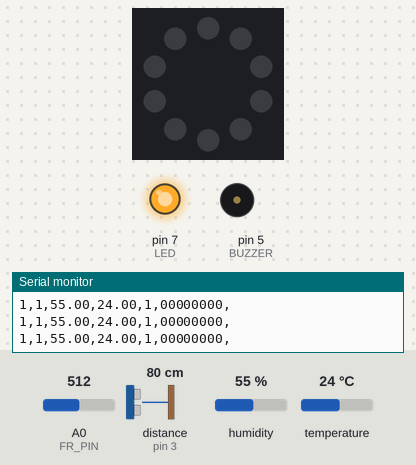
A sketch run on a simulated Arduino Uno, built with avr-gcc and run on an emulated ATmega328P. Parts: 10 RGB LEDs in a ring, first at the top, clockwise, output pins drawn as LEDs (lit = HIGH), buzzer (waves = sounding, pin HIGH), the last lines printed to the serial monitor. Wiring (inferred from the names in the program): ultrasonic range finder: trigger pin 2; echo pin 3. The inputs (shaded band) are chosen by the test bench; at power-on: A0 (FR_PIN) = 512, distance to the obstacle (sensor on pin 3) 80 cm, humidity 55 %, temperature 24 °C. The echo pulse lasts 58.3 µs per cm; pins used as bus, display or sensor lines are not drawn.

Above: at 1.2 s.
1.3 s: A0 (FR_PIN) set to 5
At 2.5 s:
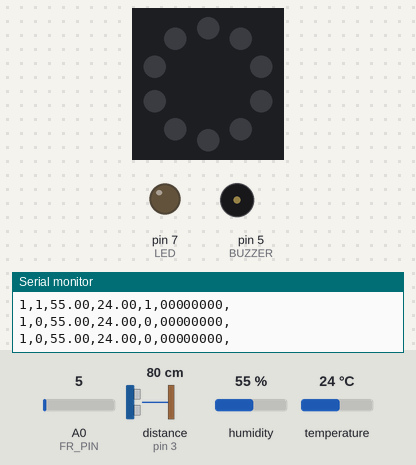
16.3 s: A0 (FR_PIN) set to 25
At 17.7 s:
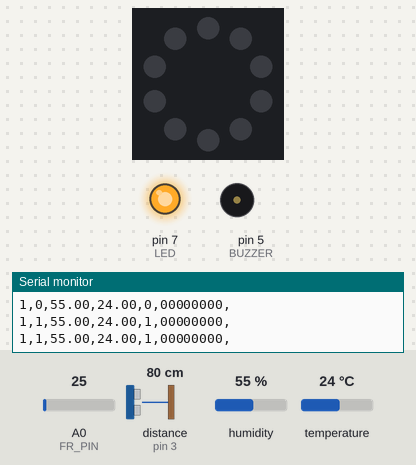
Timing chart, 0 to 18.9 s (numbered marks = the images above; inputs shaded):
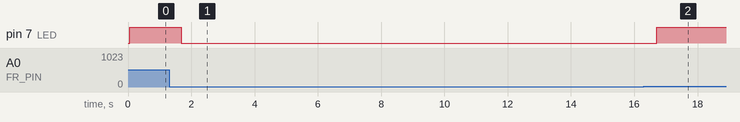

Measured:
- after the input at 1.3 s, pin 7 (LED): HIGH → LOW after 0.38 s
- after the input at 16.3 s, pin 7 (LED): LOW → HIGH after 0.41 s

The sketch:

sensores_MTU.ino
```cpp
#include <FastLED.h>
#include <SPI.h>
#include <MFRC522.h>
#include "DHT.h"

//notas
long DO=523.25, //definimos las frecuencias de las notas
        DoS=554.37,
        RE=587.33,
        RES=622.25,
        MI=659.26,
        FA=698.46,
        FAS=739.99,
        SOL=783.99,
        SOLS=830.61,
        LA=880,
        LAS=932.33,

       SI=987.77,
        RE2=1174.66,
        FAS2=1479.98,
        PAU=30000; //pausa

#define LED_PIN     6
#define NUM_LEDS    10

CRGB leds[NUM_LEDS];

#define BUZZER 5
#define FR_PIN A0
#define LED 7
#define TRIG 2
#define ECHO 3

#define SS_PIN 10
#define RST_PIN 9

MFRC522 mfrc522(SS_PIN, RST_PIN);
String tarjetasValidas[] = { "34 E7 E5 75", "F4 81 EC E9" };

int trecorrido = 0;
float distancia = 0;

#define DHTPIN 8
#define DHTTYPE DHT11
DHT dht(DHTPIN, DHTTYPE);

unsigned long anterior = 0;
const long intervalo = 5000;
unsigned long actual;

void setup() {
    Serial.begin(9600);
    pinMode(TRIG, OUTPUT);
    pinMode(ECHO, INPUT);
    digitalWrite(TRIG, LOW);

    pinMode(BUZZER, OUTPUT);
    pinMode(LED, OUTPUT);

    FastLED.addLeds<WS2812, LED_PIN, GRB>(leds, NUM_LEDS);
    FastLED.clear();
    FastLED.show();

    SPI.begin();
    mfrc522.PCD_Init();

    dht.begin();

    Serial.println("Sistema RFID listo...");
}

void loop() {
    actual = millis();

    // Sensor sónico a 1 bit
    digitalWrite(TRIG, HIGH);
    delayMicroseconds(10);
    digitalWrite(TRIG, LOW);
    trecorrido = pulseIn(ECHO, HIGH, 30000);
    int sonicoBit = (trecorrido > 0) ? 1 : 0;

    // Fotoresistencia a 1 bit
    int luz = analogRead(FR_PIN);
    int fotoresistenciaBit = (luz < 15) ? 1 : 0;

    // Control del LED según la fotoresistencia
    if (fotoresistenciaBit == 1) {
        digitalWrite(LED, LOW);  // Apagar LED
        fotoresistenciaBit = 0;
    } else {
        digitalWrite(LED, HIGH); // Encender LED
        fotoresistenciaBit = 1;
    }

    // Sensor de humedad y temperatura a char(5)
    float h = dht.readHumidity();
    float t = dht.readTemperature();
    char humedad[6];
    char temperatura[6];
    dtostrf(h, 5, 2, humedad);
    dtostrf(t, 5, 2, temperatura);

    // LED a 1 bit
    int ledBit = digitalRead(LED);

    // Leds WS2812 a binarios
    String ledsBinarios = "";
    for (int i = 0; i < 8; i++) {
        ledsBinarios += (leds[i].r > 0 || leds[i].g > 0 || leds[i].b > 0) ? "1" : "0";
    }

    // RFID UID a char(9)
    String uidTarjeta = "";
    if (mfrc522.PICC_IsNewCardPresent() && mfrc522.PICC_ReadCardSerial()) {
        for (byte i = 0; i < mfrc522.uid.size; i++) {
            uidTarjeta += String(mfrc522.uid.uidByte[i], HEX);
            if (i < mfrc522.uid.size - 1) uidTarjeta += " ";
        }
        uidTarjeta.toUpperCase();
        mfrc522.PICC_HaltA();
    }
    char rfid[10];
    uidTarjeta.toCharArray(rfid, 10);

    // Envío a Serial en una sola línea
    Serial.print(sonicoBit);
    Serial.print(",");
    Serial.print(fotoresistenciaBit);
    Serial.print(",");
    Serial.print(humedad);
    Serial.print(",");
    Serial.print(temperatura);
    Serial.print(",");
    Serial.print(ledBit);
    Serial.print(",");
    Serial.print(ledsBinarios);
    Serial.print(",");
    Serial.println(rfid);

    delay(500);
}
```
